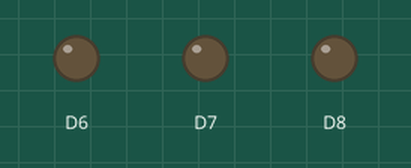
Recording of a sketch running on a simulated Arduino Due. Parts: output pins drawn as LEDs (lit = HIGH). Pins used as bus, display or sensor lines are not drawn; what the sketch prints to the serial monitor is not drawn.

Above: at 1.6 s.
At 6.35 s:
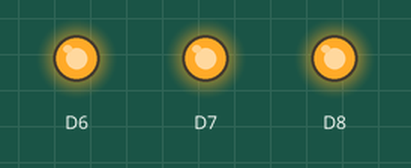
Timing chart, 0 to 7.2 s (numbered marks = the images above):
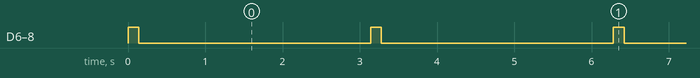

Measured:
- by itself, D6–8: alternates HIGH for 0.14 s and LOW for 3.0 s

The sketch:

part2.ino
```cpp
#include <SPI.h>
#include "FXOS8700CQ.h"

FXOS8700CQ sensor;


void setup() {
  pinMode(6, OUTPUT);
  pinMode(7, OUTPUT);
  pinMode(8, OUTPUT);
  digitalWrite(6, LOW);
  digitalWrite(7, LOW);
  digitalWrite(8, LOW);


  // Initialize SPI
  SPI.begin();

  // Initialize sensor
  sensor = FXOS8700CQ();
  sensor.init();

}

void loop() {
  digitalWrite(6, HIGH);
  digitalWrite(7, HIGH);
  digitalWrite(8, HIGH);
  //  SerialUSB.println("start");
  for (int i = 0; i < 10000; i ++) {
    sensor.readReg(FXOS8700CQ_WHO_AM_I);

  }
  //    SerialUSB.println("end");

  digitalWrite(6, LOW);
  digitalWrite(7, LOW);
  digitalWrite(8, LOW);


  delay(3000);
}
```

DebugMacros.h
```cpp
// Macros for SerialUSB debugging Arduino sketches
#ifndef __DEBUGMACROS_H__
#define __DEBUGMACROS_H__

static const char EMPTY[] = "";
#define DEBUG 0

#define debug_print(msg, ...) \
  do { if (DEBUG) { SerialUSB.print(__func__); SerialUSB.print("::"); \
    SerialUSB.print(msg, ##__VA_ARGS__); } } while (0)
// prints a short version w/o the function label
#define debug_prints(msg, ...) \
  do { if (DEBUG) SerialUSB.print(msg, ##__VA_ARGS__); } while (0)
#define debug_println(msg, ...) \
  do { if (DEBUG) { SerialUSB.print(__func__); SerialUSB.print("::"); \
    SerialUSB.println(msg, ##__VA_ARGS__); } } while (0)
// prints a short version w/o the function label
#define debug_printlns(msg, ...) \
  do { if (DEBUG) SerialUSB.println(msg, ##__VA_ARGS__); } while (0)

#endif
```

FXOS8700CQ.cpp
```cpp
#include "FXOS8700CQ.h"
#include <math.h>

//------------------------------------------------------------------------------
// FXOS8700CQ(): Initialize configuration parameters
//------------------------------------------------------------------------------
FXOS8700CQ::FXOS8700CQ() {
		magODR = MODR_100HZ; // Magnetometer data/sampling rate
		magOSR = MOSR_5;     // Choose magnetometer oversample rate
    magData = {0, 0, 0};
    whoAmIData = FXOS8700CQ_WHOAMI_VAL;

    pinMode(CS_PIN, OUTPUT);        // Select the GPIO Pin 51 as SPI Chip Select
    digitalWrite(CS_PIN, HIGH);     // Set Pin to high (Active Low)
}

//------------------------------------------------------------------------------
// writeReg(): Writes to a register
//------------------------------------------------------------------------------
void FXOS8700CQ::writeReg(uint8_t reg, uint8_t data) {
  spi_write_cmd(reg, data);
}

//------------------------------------------------------------------------------
// readReg(): Reads from a register
//------------------------------------------------------------------------------
uint8_t FXOS8700CQ::readReg(uint8_t reg) {
  return (spi_read_cmd(reg));
}

//------------------------------------------------------------------------------
// readMagData(): Read the magnometer X, Y and Z axisdata
//------------------------------------------------------------------------------
void FXOS8700CQ::readMagData() {
  uint8_t XU = readReg(FXOS8700CQ_M_OUT_X_MSB);
  uint8_t XL = readReg(FXOS8700CQ_M_OUT_X_LSB);
  uint8_t YU = readReg(FXOS8700CQ_M_OUT_Y_MSB);
  uint8_t YL = readReg(FXOS8700CQ_M_OUT_Y_LSB);
  uint8_t ZU = readReg(FXOS8700CQ_M_OUT_Z_MSB);
  uint8_t ZL = readReg(FXOS8700CQ_M_OUT_Z_LSB);
  magData.x = (int16_t) (XU<<8)+XL;
  magData.y = (int16_t) (YU<<8)+YL;
  magData.z = (int16_t) (ZU<<8)+ZL;
  debug_print("MagX read: ");
  debug_prints(magData.x, DEC);
  debug_prints("(0x");
  debug_prints(magData.x, HEX);
  debug_printlns(")");
  debug_prints("MagY read: ");
  debug_prints(magData.y, DEC);
  debug_prints("(0x");
  debug_prints(magData.y, HEX);
  debug_printlns(")");
  debug_prints("MagZ read: ");
  debug_prints(magData.z, DEC);
  debug_prints("(0x");
  debug_prints(magData.z, HEX);
  debug_printlns(")");

}
//------------------------------------------------------------------------------
// standby(): Put the FXOS8700CQ into standby mode for writing to registers
//------------------------------------------------------------------------------
void FXOS8700CQ::standby() {
  uint8_t old = readReg(FXOS8700CQ_CTRL_REG1);
  uint8_t data = old & 0b11111110; //clear the active bit
  writeReg(FXOS8700CQ_CTRL_REG1, data);

}

//------------------------------------------------------------------------------
// active(): Put the FXOS8700CQ into active mode to output data
//------------------------------------------------------------------------------
void FXOS8700CQ::active() {
  uint8_t old = readReg(FXOS8700CQ_CTRL_REG1);
  uint8_t data = old | 0b00000001; //set the active bit
  writeReg(FXOS8700CQ_CTRL_REG1, data);
}

//------------------------------------------------------------------------------
// init(): Initialize the magnetometer
//         This function will put the magnetometer in standby mode, modify the
//         registers that put the device in mag-only mode, set the correct data
//         rate (ODR) and oversampling rate (OSR) for the magnetometer and put
//         it back in active mode
//------------------------------------------------------------------------------
void FXOS8700CQ::init() {
  SPI.beginTransaction(SPISettings(1000000, MSBFIRST, SPI_MODE0));
  //write to CTRL_REG1 reg, set to 100Hz and enter active mode
  byte data = (MODR_100HZ << 3 ) | 0x01;
  writeReg(FXOS8700CQ_CTRL_REG1, data);

  //write to M_CTRL_REG1 reg, set to Mag-only mode and OSR = 5
  data = (MOSR_5 << 2 ) | 0x01 ;
  writeReg(FXOS8700CQ_M_CTRL_REG1, data);

  checkWhoAmI();
}

//------------------------------------------------------------------------------
// checkWhoAmI(): Check the whoAmI register
//------------------------------------------------------------------------------
void FXOS8700CQ::checkWhoAmI(void) {
  byte data = readReg(FXOS8700CQ_WHO_AM_I);
  if (data!=whoAmIData)
    SerialUSB.println("ERROR: whoAmIData mismatch!!");
  else
    debug_println("ID identified successfully." );
}

//*****************************************************************************
```

FXOS8700CQ.h
```cpp
//------------------------------------------------------------------------------
// FXOS8700CQ Driver Header File
// Original Author: Matt Warner <mlw2224@rit.edu>
// The FXOS8700CQ is an accelerometer I2C/SPI sensor which is 3.3V tolerant.
//------------------------------------------------------------------------------

#ifndef FXOS8700CQ_H_
#define FXOS8700CQ_H_

#include <Arduino.h>
#include <SPI.h>
#include "spi_trans.h"
#include "DebugMacros.h"


#define DEBUG 0


// Chip Select Pin for SPI
#define CS_PIN 4

//------------------------------------------------------------------------------
// Register Addresses
//------------------------------------------------------------------------------
#define FXOS8700CQ_STATUS           0x00
#define FXOS8700CQ_DR_STATUS        0x00
#define FXOS8700CQ_F_STATUS         0x00
#define FXOS8700CQ_OUT_X_MSB        0x01
#define FXOS8700CQ_OUT_X_LSB        0x02
#define FXOS8700CQ_OUT_Y_MSB        0x03
#define FXOS8700CQ_OUT_Y_LSB        0x04
#define FXOS8700CQ_OUT_Z_MSB        0x05
#define FXOS8700CQ_OUT_Z_LSB        0x06
#define FXOS8700CQ_F_SETUP          0x09
#define FXOS8700CQ_TRIG_CFG         0x0A
#define FXOS8700CQ_SYSMOD           0x0B
#define FXOS8700CQ_INT_SOURCE       0x0C
#define FXOS8700CQ_WHO_AM_I         0x0D
#define FXOS8700CQ_WHOAMI_VAL       0xC7
#define FXOS8700CQ_XYZ_DATA_CFG     0x0E
#define FXOS8700CQ_HP_FILTER_CUTOFF 0x0F
#define FXOS8700CQ_PL_STATUS        0x10
#define FXOS8700CQ_PL_CFG           0x11
#define FXOS8700CQ_PL_COUNT         0x12
#define FXOS8700CQ_PL_BF_ZCOMP      0x13
#define FXOS8700CQ_P_L_THS_REG      0x14
#define FXOS8700CQ_A_FFMT_CFG       0x15
#define FXOS8700CQ_A_FFMT_SRC       0x16
#define FXOS8700CQ_A_FFMT_THS       0x17
#define FXOS8700CQ_A_FFMT_COUNT     0x18
#define FXOS8700CQ_TRANSIENT_CFG    0x1D
#define FXOS8700CQ_TRANSIENT_SRC    0x1E
#define FXOS8700CQ_TRANSIENT_THS    0x1F
#define FXOS8700CQ_TRANSIENT_COUNT  0x20
#define FXOS8700CQ_PULSE_CFG        0x21
#define FXOS8700CQ_PULSE_SRC        0x22
#define FXOS8700CQ_PULSE_THSX       0x23
#define FXOS8700CQ_PULSE_THSY       0x24
#define FXOS8700CQ_PULSE_THSZ       0x25
#define FXOS8700CQ_PULSE_TMLT       0x26
#define FXOS8700CQ_PULSE_LTCY       0x27
#define FXOS8700CQ_PULSE_WIND       0x28
#define FXOS8700CQ_ASLP_COUNT       0x29
#define FXOS8700CQ_CTRL_REG1        0x2A
#define FXOS8700CQ_CTRL_REG2        0x2B
#define FXOS8700CQ_CTRL_REG3        0x2C
#define FXOS8700CQ_CTRL_REG4        0x2D
#define FXOS8700CQ_CTRL_REG5        0x2E
#define FXOS8700CQ_OFF_X            0x2F
#define FXOS8700CQ_OFF_Y            0x30
#define FXOS8700CQ_OFF_Z            0x31
#define FXOS8700CQ_M_DR_STATUS      0x32
#define FXOS8700CQ_M_OUT_X_MSB      0x33
#define FXOS8700CQ_M_OUT_X_LSB      0x34
#define FXOS8700CQ_M_OUT_Y_MSB      0x35
#define FXOS8700CQ_M_OUT_Y_LSB      0x36
#define FXOS8700CQ_M_OUT_Z_MSB      0x37
#define FXOS8700CQ_M_OUT_Z_LSB      0x38
#define FXOS8700CQ_CMP_OUT_X_MSB    0x39
#define FXOS8700CQ_CMP_OUT_X_LSB    0x3A
#define FXOS8700CQ_CMP_OUT_Y_MSB    0x3B
#define FXOS8700CQ_CMP_OUT_Y_LSB    0x3C
#define FXOS8700CQ_CMP_OUT_Z_MSB    0x3D
#define FXOS8700CQ_CMP_OUT_Z_LSB    0x3E
#define FXOS8700CQ_M_OFF_X_MSB      0x3F
#define FXOS8700CQ_M_OFF_X_LSB      0x40
#define FXOS8700CQ_M_OFF_Y_MSB      0x41
#define FXOS8700CQ_M_OFF_Y_LSB      0x42
#define FXOS8700CQ_M_OFF_Z_MSB      0x43
#define FXOS8700CQ_M_OFF_Z_LSB      0x44
#define FXOS8700CQ_MAX_X_MSB        0x45
#define FXOS8700CQ_MAX_X_LSB        0x46
#define FXOS8700CQ_MAX_Y_MSB        0x47
#define FXOS8700CQ_MAX_Y_LSB        0x48
#define FXOS8700CQ_MAX_Z_MSB        0x49
#define FXOS8700CQ_MAX_Z_LSB        0x4A
#define FXOS8700CQ_MIN_X_MSB        0x4B
#define FXOS8700CQ_MIN_X_LSB        0x4C
#define FXOS8700CQ_MIN_Y_MSB        0x4D
#define FXOS8700CQ_MIN_Y_LSB        0x4E
#define FXOS8700CQ_MIN_Z_MSB        0x4F
#define FXOS8700CQ_MIN_Z_LSB        0x50
#define FXOS8700CQ_TEMP             0x51
#define FXOS8700CQ_M_THS_CFG        0x52
#define FXOS8700CQ_M_THS_SRC        0x53
#define FXOS8700CQ_M_THS_X_MSB      0x54
#define FXOS8700CQ_M_THS_X_LSB      0x55
#define FXOS8700CQ_M_THS_Y_MSB      0x56
#define FXOS8700CQ_M_THS_Y_LSB      0x57
#define FXOS8700CQ_M_THS_Z_MSB      0x58
#define FXOS8700CQ_M_THS_Z_LSB      0x59
#define FXOS8700CQ_M_THS_COUNT      0x5A
#define FXOS8700CQ_M_CTRL_REG1      0x5B
#define FXOS8700CQ_M_CTRL_REG2      0x5C
#define FXOS8700CQ_M_CTRL_REG3      0x5D
#define FXOS8700CQ_M_INT_SRC        0x5E
#define FXOS8700CQ_A_VECM_CFG       0x5F
#define FXOS8700CQ_A_VECM_THS_MSB   0x60
#define FXOS8700CQ_A_VECM_THS_LSB   0x61
#define FXOS8700CQ_A_VECM_CNT       0x62
#define FXOS8700CQ_A_VECM_INITX_MSB 0x63
#define FXOS8700CQ_A_VECM_INITX_LSB 0x64
#define FXOS8700CQ_A_VECM_INITY_MSB 0x65
#define FXOS8700CQ_A_VECM_INITY_LSB 0x66
#define FXOS8700CQ_A_VECM_INITZ_MSB 0x67
#define FXOS8700CQ_A_VECM_INITZ_LSB 0x68
#define FXOS8700CQ_M_VECM_CFG       0x69
#define FXOS8700CQ_M_VECM_THS_MSB   0x6A
#define FXOS8700CQ_M_VECM_THS_LSB   0x6B
#define FXOS8700CQ_M_VECM_CNT       0x6C
#define FXOS8700CQ_M_VECM_INITX_MSB 0x6D
#define FXOS8700CQ_M_VECM_INITX_LSB 0x6E
#define FXOS8700CQ_M_VECM_INITY_MSB 0x6F
#define FXOS8700CQ_M_VECM_INITY_LSB 0x70
#define FXOS8700CQ_M_VECM_INITZ_MSB 0x71
#define FXOS8700CQ_M_VECM_INITZ_LSB 0x72
#define FXOS8700CQ_A_FFMT_THS_X_MSB 0x73
#define FXOS8700CQ_A_FFMT_THS_X_LSB 0x74
#define FXOS8700CQ_A_FFMT_THS_Y_MSB 0x75
#define FXOS8700CQ_A_FFMT_THS_Y_LSB 0x76
#define FXOS8700CQ_A_FFMT_THS_Z_MSB 0x77
#define FXOS8700CQ_A_FFMT_THS_Z_LSB 0x78
//------------------------------------------------------------------------------

//------------------------------------------------------------------------------
// Initial input parameters
//------------------------------------------------------------------------------

enum magODR {
		MODR_800HZ = 0,  // 200 Hz
		MODR_400HZ,
		MODR_200HZ,
		MODR_100HZ,
		MODR_50HZ,
		MODR_12_5HZ,    // 12.5 Hz, etc.
		MODR_6_25HZ,
		MODR_1_56HZ
};

enum magOSR {
		MOSR_0 = 0,     // oversample ratio 2 at 50 and 200 Hz ODR
		MOSR_1,
		MOSR_2,
		MOSR_3,
		MOSR_4,
		MOSR_5,
		MOSR_6,
		MOSR_7          // oversample ratio 8 at 200 Hz ODR, 32 at 50 HZ ODR
};

//------------------------------------------------------------------------------
// FXOS8700CQ Class: Member variable and function declarations
//------------------------------------------------------------------------------
class FXOS8700CQ {
		public:
				typedef struct {
	    			int16_t	x;
	    			int16_t	y;
	    			int16_t	z;
				} SRAWDATA;

				// Sensor data
				SRAWDATA magData; 				// RAW magnometer sensor data
				uint8_t whoAmIData; 			// Who Am I data

				// Sensor configuration
				uint8_t magODR;						// Magnetometer data sampling rate
				uint8_t magOSR;						// Magnetometer oversampling rate

				FXOS8700CQ();

				// Register functions
				void writeReg(byte reg, byte value); 	// Write to a register
				byte readReg(byte reg);								// Read from a register

				// Initialization & Termination
				void init(void);          // Initialize the FXOS8700CQ parameters
				void standby(void);       // Put FXOS8700CQ in standby mode
				void active(void);			  // Put FXOS8700CQ in active mode

				// Read sensor data
				void readMagData(void);   // Read the magnetometer data

				// Miscellaneous Functions
				void checkWhoAmI(void);   // Read the Who Am I register
};

#endif
```

spi_trans.cpp
```cpp
#include "spi_trans.h"

void spi_write_cmd(uint8_t address, uint8_t tx_data) {
  debug_print("Write to Reg: ");
  debug_prints(address, BIN);
  debug_prints("(");
  debug_prints(address, HEX);
  debug_prints(")");

  debug_prints("\t  data value: ");
  debug_printlns(tx_data, BIN);

  byte c1 = address | WRITE;
  byte c2 = address;
  debug_prints("Sending ");
  debug_prints(c1, BIN);
  debug_prints("(0x");
  debug_prints(c1, HEX);
  debug_prints(")");
  debug_prints("\t");
  debug_prints("and ");
  debug_prints(c2, BIN);
  debug_prints("(0x");
  debug_prints(c2, HEX);
  debug_printlns(")");
  digitalWrite(CS_PIN, LOW);
  SPI.transfer(c1);
  SPI.transfer(c2);
  SPI.transfer(tx_data);
  digitalWrite(CS_PIN, HIGH);

}

//------------------------------------------------------------------------------
// spi_read_cmd(): Read from a SPI device. Return the data read from register
//------------------------------------------------------------------------------
uint8_t spi_read_cmd(uint8_t address) {
  uint8_t data = 0;           // incoming byte from the SPI
  debug_print("Read from Reg: ");
  debug_printlns(address, BIN);

  uint8_t c1 = address & READ;
  uint8_t c2 = address;
  debug_prints("Sending ");
  debug_prints(c1, BIN);
  debug_prints("(0x");
  debug_prints(c1, HEX);
  debug_prints(")");
  debug_prints("\t");
  debug_prints("and ");
  debug_prints(c2, BIN);
  debug_prints("(0x");
  debug_prints(c2, HEX);
  debug_printlns(")");
  digitalWrite(CS_PIN, LOW);
  SPI.transfer(c1);
  SPI.transfer(c2);
  data = SPI.transfer(0x00);
  digitalWrite(CS_PIN, HIGH);
  debug_prints("Read:  ");
  debug_printlns(data, BIN);

  return (data);

}

//*****************************************************************************
```

spi_trans.h
```cpp
#include <Arduino.h>
#include<SPI.h>
#include<math.h>
#include <stdint.h>
#include "DebugMacros.h"


// Chip Select Pin for SPI
#define CS_PIN 51

#define READ  0b01111111   // write command
#define WRITE 0b10000000


//Function Declarations
void spi_write_cmd(uint8_t address, uint8_t tx_data);
uint8_t spi_read_cmd(uint8_t address);
```
